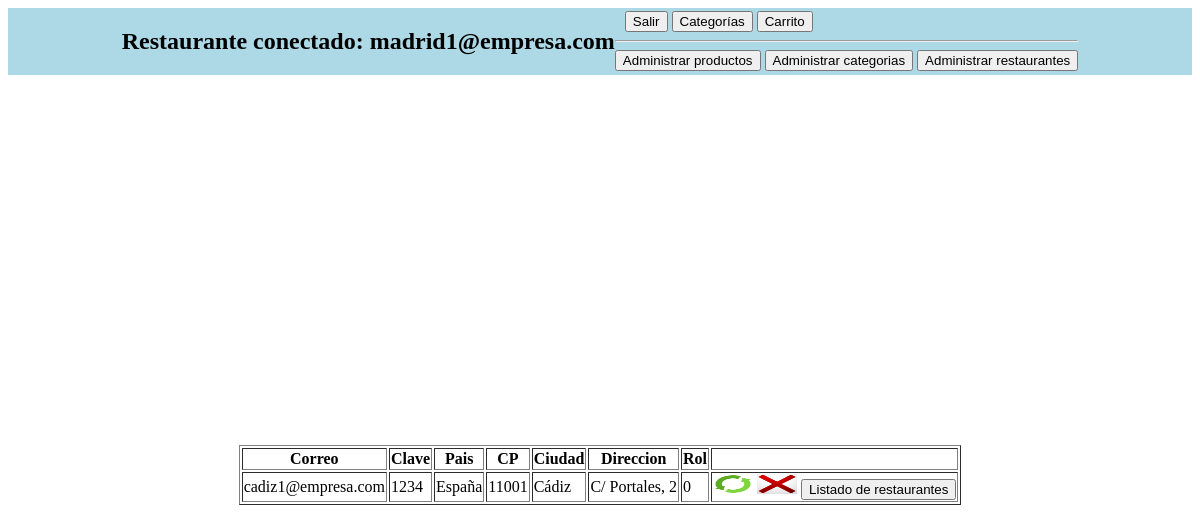
The app's page /verRestaurante.php?CodRes=2 (signed in) with its own data.
### tables this page shows
CREATE TABLE `restaurantes` (
  `CodRes` int(11) NOT NULL,
  `Correo` varchar(90) NOT NULL,
  `Clave` varchar(45) NOT NULL,
  `Pais` varchar(45) NOT NULL,
  `CP` int(5) DEFAULT NULL,
  `Ciudad` varchar(45) NOT NULL,
  `Direccion` varchar(200) NOT NULL,
  `Rol` int(11) NOT NULL
);

### verRestaurante.php (the view, shortened to what this page needs)
<?php
include 'bd.php';
require 'navbar.php';
try{
    if(isset($_GET['CodRes'])) {
        $CodRes = $_GET['CodRes'];
    }
    $sql = "SELECT * FROM restaurantes WHERE CodRes = '$CodRes'";
    $restaurantes = $bd->query($sql);
    $restaurante = $restaurantes->fetch(PDO::FETCH_ASSOC);
} catch (PDOException $ex) {
    echo 'Error con la base de datos: ' . $ex->getMessage();
}
?>
<!DOCTYPE html>
<html lang="en">
<head>
    <link rel="stylesheet" href="estilo.css">
</head>
<body>
    <div id="formulario">
        <table border="1">
            <tr>
                <th>Correo</th>
                <th>Clave</th>
                <th>Pais</th>
                <th>CP</th>
                <th>Ciudad</th>
                <th>Direccion</th>
                <th>Rol</th>
                <th></th>
            </tr>
            <tr>
                <td><?php echo $restaurante['Correo'] ?></td>
                <td><?php echo $restaurante['Clave'] ?></td>
                <td><?php echo $restaurante['Pais'] ?></td>
                <td><?php echo $restaurante['CP'] ?></td>
                <td><?php echo $restaurante['Ciudad'] ?></td>
                <td><?php echo $restaurante['Direccion'] ?></td>
                <td><?php echo $restaurante['Rol'] ?></td>
                <td>
                    <a href='nuevoActualizarRestaurante.php?CodRes=<?php echo $restaurante['CodRes'] ?>'><img src="imagen/actualizar.png" width='40px' height='20px'></a>
                    <a href='borrarDato.php?CodRes=<?php echo $restaurante['CodRes'] ?>'><img src="imagen/borrar.jpg" width='40px' height='20px'></a>
                    <a href="./administrarRestaurantes.php" style='text-decoration: none;'><button>Listado de restaurantes</button></a>
                </td>
            </tr>
        </table>
    </div>
</body>
</html>

### estilo.css (style rules this page uses)
#formulario { display:flex; justify-content:center; align-items: center; height: 100vh; }

### records on screen
restaurantes: Correo "cadiz1@empresa.com", Clave "1234", Pais "España", CP "11001", Ciudad "Cádiz", Direccion "C/ Portales, 2", Rol "0"

### other values on screen
$correo "madrid1@empresa.com"
